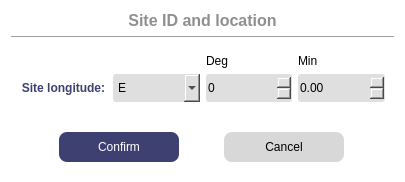
<?xml version="1.0" encoding="UTF-8"?>
<ui version="4.0">
 <class>WSiteLongitude</class>
 <widget class="QDialog" name="WSiteLongitude">
  <property name="geometry">
   <rect>
    <x>0</x>
    <y>0</y>
    <width>405</width>
    <height>182</height>
   </rect>
  </property>
  <property name="windowTitle">
   <string>Log data period configuration</string>
  </property>
  <property name="styleSheet">
   <string notr="true">#WSiteLongitude {
 background-color:white;
 border-radius: 5px;
}
#label{
 color: #3E4072;
 font-weight: 800;
}
#buttonBox{
 background-color: #3E4072;
}
#label_Title{
 color: #8F8F8F;
 font-weight: 600;
}
QComboBox, 
QSpinBox,
QDoubleSpinBox {
 background-color:#DFDFDF;
 border-radius: 3px;
 color: black;
}
#pushButton_Confirm,
#pushButton_Cancel {
 border: none;
 border-radius: 8px;
}
#pushButton_Confirm {
 color: white;
 background-color: #3E4072;
}
#pushButton_Confirm:hover {
 color: white;
 background-color: #595D89;
}
#pushButton_Cancel {
 background-color: #D8D8D8;
}
#pushButton_Cancel:hover {
 background-color: #ACACAC;
}</string>
  </property>
  <layout class="QVBoxLayout" name="verticalLayout">
   <item>
    <widget class="QLabel" name="label_Title">
     <property name="font">
      <font>
       <pointsize>12</pointsize>
       <fontweight>DemiBold</fontweight>
      </font>
     </property>
     <property name="text">
      <string>Site ID and location</string>
     </property>
     <property name="alignment">
      <set>Qt::AlignCenter</set>
     </property>
    </widget>
   </item>
   <item>
    <widget class="Line" name="line">
     <property name="orientation">
      <enum>Qt::Horizontal</enum>
     </property>
    </widget>
   </item>
   <item>
    <widget class="QWidget" name="widget" native="true">
     <layout class="QGridLayout" name="gridLayout">
      <item row="1" column="3">
       <widget class="QDoubleSpinBox" name="spinBox_Min">
        <property name="minimumSize">
         <size>
          <width>0</width>
          <height>28</height>
         </size>
        </property>
       </widget>
      </item>
      <item row="1" column="1">
       <widget class="QComboBox" name="comboBox_Ref">
        <property name="minimumSize">
         <size>
          <width>0</width>
          <height>28</height>
         </size>
        </property>
        <item>
         <property name="text">
          <string>E</string>
         </property>
        </item>
        <item>
         <property name="text">
          <string>W</string>
         </property>
        </item>
       </widget>
      </item>
      <item row="0" column="2">
       <widget class="QLabel" name="label_2">
        <property name="text">
         <string>Deg</string>
        </property>
       </widget>
      </item>
      <item row="1" column="0">
       <widget class="QLabel" name="label">
        <property name="text">
         <string>Site longitude:</string>
        </property>
        <property name="alignment">
         <set>Qt::AlignCenter</set>
        </property>
       </widget>
      </item>
      <item row="1" column="2">
       <widget class="QSpinBox" name="spinBox_Deg">
        <property name="minimumSize">
         <size>
          <width>0</width>
          <height>28</height>
         </size>
        </property>
        <property name="maximum">
         <number>500</number>
        </property>
       </widget>
      </item>
      <item row="0" column="3">
       <widget class="QLabel" name="label_3">
        <property name="text">
         <string>Min</string>
        </property>
       </widget>
      </item>
     </layout>
    </widget>
   </item>
   <item>
    <spacer name="verticalSpacer">
     <property name="orientation">
      <enum>Qt::Vertical</enum>
     </property>
     <property name="sizeHint" stdset="0">
      <size>
       <width>20</width>
       <height>40</height>
      </size>
     </property>
    </spacer>
   </item>
   <item>
    <widget class="QWidget" name="widget_3" native="true">
     <layout class="QHBoxLayout" name="horizontalLayout">
      <item>
       <widget class="QPushButton" name="pushButton_Confirm">
        <property name="minimumSize">
         <size>
          <width>0</width>
          <height>30</height>
         </size>
        </property>
        <property name="maximumSize">
         <size>
          <width>120</width>
          <height>16777215</height>
         </size>
        </property>
        <property name="text">
         <string>Confirm</string>
        </property>
       </widget>
      </item>
      <item>
       <widget class="QPushButton" name="pushButton_Cancel">
        <property name="minimumSize">
         <size>
          <width>120</width>
          <height>30</height>
         </size>
        </property>
        <property name="maximumSize">
         <size>
          <width>120</width>
          <height>16777215</height>
         </size>
        </property>
        <property name="text">
         <string>Cancel</string>
        </property>
       </widget>
      </item>
     </layout>
    </widget>
   </item>
  </layout>
 </widget>
 <resources/>
 <connections>
  <connection>
   <sender>pushButton_Confirm</sender>
   <signal>clicked()</signal>
   <receiver>WSiteLongitude</receiver>
   <slot>accept()</slot>
   <hints>
    <hint type="sourcelabel">
     <x>158</x>
     <y>143</y>
    </hint>
    <hint type="destinationlabel">
     <x>89</x>
     <y>312</y>
    </hint>
   </hints>
  </connection>
  <connection>
   <sender>pushButton_Cancel</sender>
   <signal>clicked()</signal>
   <receiver>WSiteLongitude</receiver>
   <slot>reject()</slot>
   <hints>
    <hint type="sourcelabel">
     <x>313</x>
     <y>148</y>
    </hint>
    <hint type="destinationlabel">
     <x>312</x>
     <y>275</y>
    </hint>
   </hints>
  </connection>
 </connections>
</ui>
